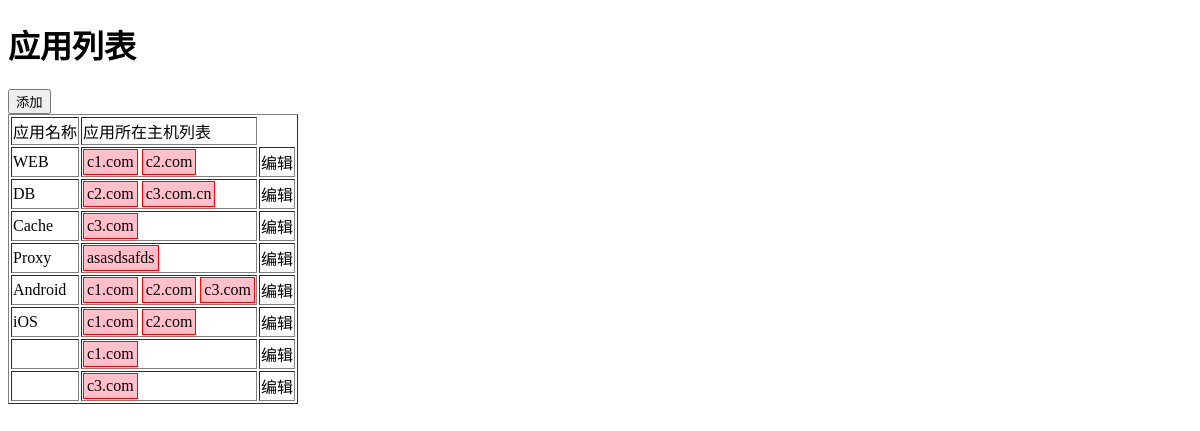
Before: /app with the older database file.
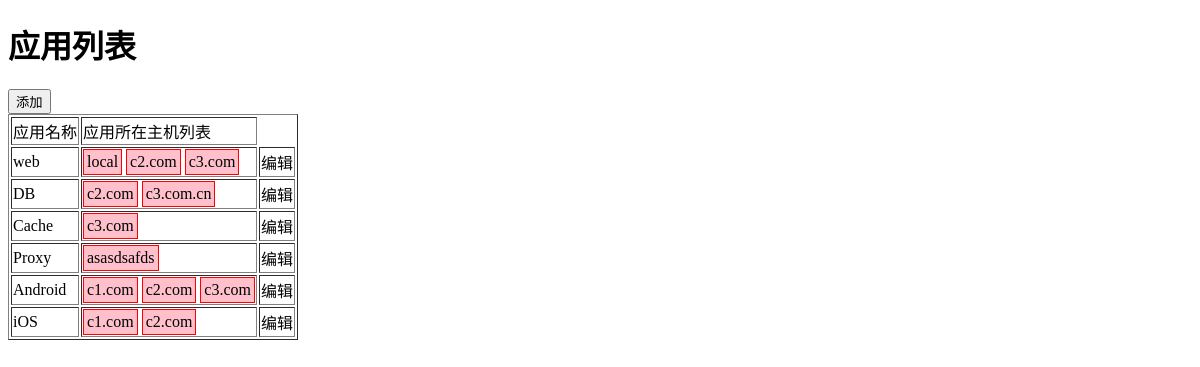
After: the same page with the newer database file.
### app01/models.py (models this page shows)
class Application(models.Model):
    name = models.CharField(max_length=32)
    relation = models.ManyToManyField('Host')

class Host(models.Model):
    nid = models.AutoField(primary_key=True)
    hostname = models.CharField(max_length=32, db_index=True)
    ip = models.GenericIPAddressField(protocol='both', db_index=True)
    port = models.IntegerField()
    business = models.ForeignKey(to='Business', to_field='id')

### app01/views.py (the view, shortened to what this page needs)
# urls.py: url(r'^app$', views.app),
def app(request):
    if request.method == 'GET':
        appList = models.Application.objects.all()
        hosts = models.Host.objects.all()
        return render(request, 'app.html', {'appList': appList, 'hosts': hosts})

### templates/app.html (shortened to what this page needs)
<!DOCTYPE html>
<html lang="en">
<head>
    <link rel="stylesheet" type="text/css" href="/static/css/shadow.css"/>
</head>
<body>
    <h1>应用列表</h1>
    <input id="add-app" type="button" value="添加">
    <table border="1">
        <thead>
            <tr>
                <td>应用名称</td>
                <td>应用所在主机列表</td>
            </tr>
        </thead>
        <tbody>
            {% for app in appList %}
                <tr>
                    <td appid="{{ app.id }}">{{ app.name }}</td>
                    <td>
                        {% for host in app.relation.all %}
                            <span class="host-tag" hid="{{host.nid}}">{{ host.hostname }} </span>
                        {% endfor %}
                    </td>
                    <td>
                        <a class="edit">编辑</a>
                    </td>
                </tr>
            {% endfor %}
        </tbody>
    </table>
</body>
</html>

### templates/app.html (style rules this page uses)
.host-tag { display: inline-block; padding: 3px; border: 1px solid red; background-color: pink; }

Changed rows visible on the page:
removed Application: Host (hostname "c1.com")
removed Application: Host (hostname "c3.com")
changed Application: gains Host (hostname "local"); name "WEB" → "web"; gains Host (hostname "c3.com"); loses Host (hostname "c1.com")
